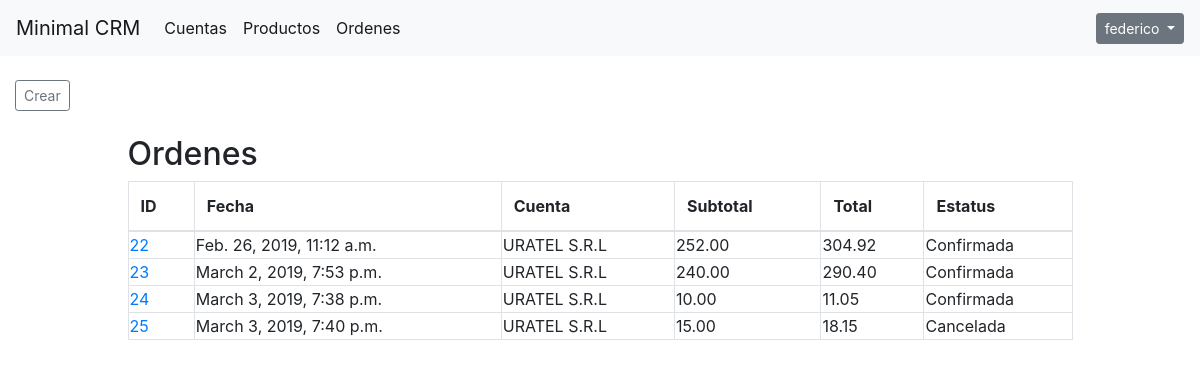
/lista_ordenes/ (signed in), run on the app's committed database.
### crm/models.py (models this page shows, shortened)
class Orden(models.Model):
    fecha_orden = models.DateTimeField(default=timezone.now)
    fecha_entrega = models.DateTimeField()
    orden_id = models.AutoField(primary_key=True)
    vendedor = models.ForeignKey(User, on_delete=models.CASCADE)
    cuenta = models.ForeignKey(Cuenta, on_delete=models.CASCADE)
    status = models.CharField(max_length=50, null=True, blank=True,
                              choices=ORD_STATUS, default='En Preparación')
    subtotal = models.DecimalField(decimal_places=2, max_digits=20, null=True)
    total = models.DecimalField(decimal_places=2, max_digits=20, null=True)
    def get_absolute_url(self):
        return reverse('orden-details', args=[str(self.orden_id)])

class Cuenta(models.Model):
    personeria = models.CharField(choices=PER_JURID_CHOICES, default="PJ", max_length=256)
    es_cliente = models.BooleanField(default=True)
    es_proveedor = models.BooleanField(default=False)
    nombre = models.CharField(max_length=256)
    calle = models.CharField(max_length=256)
    complemento = models.CharField(max_length=256)
    codigo_postal = models.CharField(max_length=256)
    ciudad = models.CharField(max_length=256)
    estado = models.CharField(max_length=256)
    pais = models.CharField(max_length=256)
    telefono = models.CharField(max_length=256)
    email = models.CharField(max_length=256)
    website = models.CharField(max_length=256)
    vendedor = models.ForeignKey(User, on_delete=models.CASCADE, null=True)
    def __str__(self):
        return self.nombre

### crm/views.py (the view)
# urls.py: path('lista_ordenes/', ListaOrdenes.as_view(), name='lista_ordenes'),
class ListaOrdenes(LoginRequiredMixin, ListView):
    model = Orden
    context_object_name = 'lista_ordenes'
    template_name = 'lista_ordenes.html'
    paginate_by = 10

### templates/lista_ordenes.html (shortened to what this page needs)
{% extends "header.html" %}
{% block content %}
<div class="col-md-12">
    <br />
    {% if perms.crm.add_orden %}
        <a class="btn btn-sm btn-outline-secondary" href="{% url 'orden-add' %}" role="button">Crear</a>
    {% endif %}
    <br />
    <br />
    <div class="col-md-10 col-md-offset-4 centered">
    <h2>Ordenes</h2>
        {% if lista_ordenes %}
        <table class="table table-bordered">
            <thead>
                <th>ID</th>
                <th>Fecha</th>
                <th>Cuenta</th>
                <th>Subtotal</th>
                <th>Total</th>
                <th>Estatus</th>
            </thead>
        {% for orden in lista_ordenes %}
            <tr>
                <td><a href="{{ orden.get_absolute_url }}">{{ orden.orden_id}}</a></td>
                <td>{{ orden.fecha_orden }}</td>
                <td>{{ orden.cuenta }}</td>
                <td>{{ orden.subtotal }}</td>
                <td>{{ orden.total }}</td>
                <td>{{ orden.status }}</td>
            </tr>
        {% endfor %}
        </table>
        {% endif %}
    </div>
</div>
{% endblock %}

### templates/header.html (shortened to what this page needs)
{% load static %}
<!DOCTYPE html>
<html lang="es">
<head>
    <link rel="stylesheet" href="https://stackpath.bootstrapcdn.com/bootstrap/4.2.1/css/bootstrap.min.css">
    <link rel="stylesheet" href="https://cdnjs.cloudflare.com/ajax/libs/font-awesome/4.6.3/css/font-awesome.min.css">
</head>
<body>
    <nav class="navbar navbar-expand-lg navbar-light bg-light">
        <a class="navbar-brand" href="{% url 'index' %}">Minimal CRM</a>
      <div class="collapse navbar-collapse" id="navbarSupportedContent">
        <ul class="navbar-nav mr-auto">
          <li class="nav-item active">
              <a class="nav-link" href="{% url 'lista_cuentas' %}">Cuentas<span class="sr-only">(current)</span></a>
          </li>
          <li class="nav-item active">
              <a class="nav-link" href="{% url 'lista_productos' %}">Productos<span class="sr-only">(current)</span></a>
          </li>
          <li class="nav-item active">
              <a class="nav-link" href="{% url 'lista_ordenes' %}">Ordenes<span class="sr-only">(current)</span></a>
          </li>
        </ul>
        {% if user.is_authenticated %}
        <div class="dropdown">
            <button class="btn btn-sm btn-secondary dropdown-toggle" type="button" id="dropdownMenuButton" data-toggle="dropdown" aria-haspopup="true" aria-expanded="false">
            {{ user.username }}
           </button>
        </div>
        {% else %}
            <a href="{% url 'login' %}">Ingresar</a>
        {% endif %}
      </div>
    </nav>
{% block content %}
{% endblock %}
</body>
</html>

### templates/header.html (style rules this page uses)
.centered { margin: 0 auto; }
tr td { padding: 1px !important; margin: 1px !important; }

### data on the page
Orden: orden_id "22", fecha_orden "Feb. 26, 2019, 11:12 a.m.", cuenta "URATEL S.R.L", subtotal "252.00", total "304.92", status "Confirmada"
Orden: orden_id "23", fecha_orden "March 2, 2019, 7:53 p.m.", cuenta "URATEL S.R.L", subtotal "240.00", total "290.40", status "Confirmada"
Orden: orden_id "24", fecha_orden "March 3, 2019, 7:38 p.m.", cuenta "URATEL S.R.L", subtotal "10.00", total "11.05", status "Confirmada"
Orden: orden_id "25", fecha_orden "March 3, 2019, 7:40 p.m.", cuenta "URATEL S.R.L", subtotal "15.00", total "18.15", status "Cancelada"

### other printed values
{{ user.username }} "federico"
